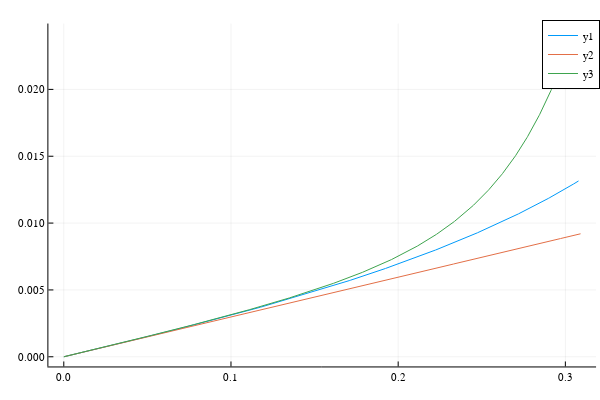

Notebook code for this chart:
### Code cell
plt1 = FEM.CDMaccuracyAnalysis(ωₘᵢₙ, ωₘₐₓ, Δt1, "PDR", n=1000, ξ=ξ1)
plt2 = FEM.CDMaccuracyAnalysis(ωₘᵢₙ, ωₘₐₓ, Δt2, "PDR", n=1000, ξ=ξ2)
plt3 = FEM.CDMaccuracyAnalysis(ωₘᵢₙ, ωₘₐₓ, Δt3, "PDR", n=1000, ξ=ξ3)
plot(plt1)
plot!(plt2)
plot!(plt3)

### Figure 1 — Plotly figure (JSON) as saved in the notebook; plotly's stock layout.template omitted (floating-point values rounded to 4 significant figures; data arrays with more than 128 entries replaced by an {"elided": "..."} marker saying what was removed)
{"data": [{"colorbar": {"len": 0.9525, "title": "", "x": 0.9934, "y": 0.5139}, "legendgroup": "y1", "line": {"color": "rgba(0, 154, 250, 1.000)", "dash": "solid", "shape": "linear", "width": 1}, "mode": "lines", "name": "y1", "showlegend": true, "type": "scatter", "x": {"elided": "1000 float values"}, "xaxis": "x", "y": {"elided": "1000 float values"}, "yaxis": "y"}, {"colorbar": {"len": 0.9525, "title": "", "x": 0.9934, "y": 0.5139}, "legendgroup": "y2", "line": {"color": "rgba(227, 111, 71, 1.000)", "dash": "solid", "shape": "linear", "width": 1}, "mode": "lines", "name": "y2", "showlegend": true, "type": "scatter", "x": {"elided": "1000 float values"}, "xaxis": "x", "y": {"elided": "1000 float values"}, "yaxis": "y"}, {"colorbar": {"len": 0.9525, "title": "", "x": 0.9934, "y": 0.5139}, "legendgroup": "y3", "line": {"color": "rgba(62, 164, 78, 1.000)", "dash": "solid", "shape": "linear", "width": 1}, "mode": "lines", "name": "y3", "showlegend": true, "type": "scatter", "x": {"elided": "1000 float values"}, "xaxis": "x", "y": {"elided": "1000 float values"}, "yaxis": "y"}], "layout": {"annotations": [], "height": 400, "legend": {"bgcolor": "rgba(255, 255, 255, 1.000)", "bordercolor": "rgba(0, 0, 0, 1.000)", "borderwidth": 1, "font": {"color": "rgba(0, 0, 0, 1.000)", "family": "sans-serif", "size": 11}, "title": {"font": {"color": "rgba(0, 0, 0, 1.000)", "family": "sans-serif", "size": 15}, "text": ""}, "tracegroupgap": 0, "traceorder": "normal", "x": 1, "xanchor": "auto", "y": 1, "yanchor": "auto"}, "margin": {"b": 20, "l": 0, "r": 0, "t": 20}, "paper_bgcolor": "rgba(255, 255, 255, 1.000)", "plot_bgcolor": "rgba(255, 255, 255, 1.000)", "showlegend": true, "width": 600, "xaxis": {"anchor": "y", "domain": [0.08064, 0.9934], "gridcolor": "rgba(0, 0, 0, 0.100)", "gridwidth": 0.5, "linecolor": "rgba(0, 0, 0, 1.000)", "mirror": false, "range": [-0.009219, 0.3184], "showgrid": true, "showline": true, "showticklabels": true, "tickangle": 0, "tickcolor": "rgb(0, 0, 0)", "tickfont": {"color": "rgba(0, 0, 0, 1.000)", "family": "sans-serif", "size": 11}, "tickmode": "array", "ticks": "inside", "ticktext": ["0.0", "0.1", "0.2", "0.3"], "tickvals": [0, 0.1, 0.2, 0.3], "title": "", "titlefont": {"color": "rgba(0, 0, 0, 1.000)", "family": "sans-serif", "size": 15}, "type": "-", "visible": true, "zeroline": false, "zerolinecolor": "rgba(0, 0, 0, 1.000)"}, "yaxis": {"anchor": "x", "domain": [0.03762, 0.9902], "gridcolor": "rgba(0, 0, 0, 0.100)", "gridwidth": 0.5, "linecolor": "rgba(0, 0, 0, 1.000)", "mirror": false, "range": [-0.0007244, 0.02493], "showgrid": true, "showline": true, "showticklabels": true, "tickangle": 0, "tickcolor": "rgb(0, 0, 0)", "tickfont": {"color": "rgba(0, 0, 0, 1.000)", "family": "sans-serif", "size": 11}, "tickmode": "array", "ticks": "inside", "ticktext": ["0.000", "0.005", "0.010", "0.015", "0.020"], "tickvals": [0, 0.005, 0.01, 0.015, 0.02], "title": "", "titlefont": {"color": "rgba(0, 0, 0, 1.000)", "family": "sans-serif", "size": 15}, "type": "-", "visible": true, "zeroline": false, "zerolinecolor": "rgba(0, 0, 0, 1.000)"}}}
